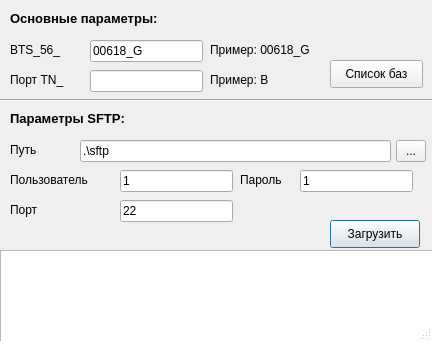
<?xml version="1.0" encoding="UTF-8"?>
<ui version="4.0">
 <class>Dialog</class>
 <widget class="QDialog" name="Dialog">
  <property name="windowModality">
   <enum>Qt::NonModal</enum>
  </property>
  <property name="enabled">
   <bool>true</bool>
  </property>
  <property name="geometry">
   <rect>
    <x>0</x>
    <y>0</y>
    <width>432</width>
    <height>341</height>
   </rect>
  </property>
  <property name="minimumSize">
   <size>
    <width>432</width>
    <height>341</height>
   </size>
  </property>
  <property name="maximumSize">
   <size>
    <width>432</width>
    <height>341</height>
   </size>
  </property>
  <property name="font">
   <font>
    <pointsize>1</pointsize>
    <stylestrategy>PreferDefault</stylestrategy>
   </font>
  </property>
  <property name="tabletTracking">
   <bool>false</bool>
  </property>
  <property name="windowTitle">
   <string>ERP</string>
  </property>
  <property name="whatsThis">
   <string>&lt;html&gt;&lt;head/&gt;&lt;body&gt;&lt;p&gt;Разработчик: Шалин Константин&lt;/p&gt;&lt;/body&gt;&lt;/html&gt;</string>
  </property>
  <property name="sizeGripEnabled">
   <bool>true</bool>
  </property>
  <property name="modal">
   <bool>false</bool>
  </property>
  <widget class="QPushButton" name="btnLoad">
   <property name="geometry">
    <rect>
     <x>330</x>
     <y>220</y>
     <width>90</width>
     <height>28</height>
    </rect>
   </property>
   <property name="font">
    <font>
     <pointsize>9</pointsize>
    </font>
   </property>
   <property name="text">
    <string>Загрузить</string>
   </property>
  </widget>
  <widget class="QPushButton" name="btnCheck">
   <property name="geometry">
    <rect>
     <x>330</x>
     <y>60</y>
     <width>93</width>
     <height>28</height>
    </rect>
   </property>
   <property name="font">
    <font>
     <pointsize>9</pointsize>
    </font>
   </property>
   <property name="text">
    <string>Список баз</string>
   </property>
  </widget>
  <widget class="QLabel" name="label">
   <property name="geometry">
    <rect>
     <x>10</x>
     <y>40</y>
     <width>81</width>
     <height>20</height>
    </rect>
   </property>
   <property name="font">
    <font>
     <pointsize>9</pointsize>
    </font>
   </property>
   <property name="text">
    <string>BTS_56_</string>
   </property>
  </widget>
  <widget class="QLineEdit" name="bts_number_input">
   <property name="geometry">
    <rect>
     <x>90</x>
     <y>40</y>
     <width>113</width>
     <height>22</height>
    </rect>
   </property>
   <property name="font">
    <font>
     <pointsize>9</pointsize>
    </font>
   </property>
   <property name="text">
    <string>00618_G</string>
   </property>
  </widget>
  <widget class="QLabel" name="label_2">
   <property name="geometry">
    <rect>
     <x>10</x>
     <y>70</y>
     <width>81</width>
     <height>20</height>
    </rect>
   </property>
   <property name="font">
    <font>
     <pointsize>9</pointsize>
    </font>
   </property>
   <property name="text">
    <string>Порт TN_</string>
   </property>
  </widget>
  <widget class="QLineEdit" name="tn_port_input">
   <property name="geometry">
    <rect>
     <x>90</x>
     <y>70</y>
     <width>113</width>
     <height>22</height>
    </rect>
   </property>
   <property name="font">
    <font>
     <pointsize>9</pointsize>
    </font>
   </property>
  </widget>
  <widget class="Line" name="line">
   <property name="geometry">
    <rect>
     <x>0</x>
     <y>90</y>
     <width>511</width>
     <height>20</height>
    </rect>
   </property>
   <property name="orientation">
    <enum>Qt::Horizontal</enum>
   </property>
  </widget>
  <widget class="QLabel" name="label_3">
   <property name="geometry">
    <rect>
     <x>10</x>
     <y>10</y>
     <width>221</width>
     <height>16</height>
    </rect>
   </property>
   <property name="font">
    <font>
     <pointsize>10</pointsize>
     <weight>75</weight>
     <bold>true</bold>
    </font>
   </property>
   <property name="text">
    <string>Основные параметры:</string>
   </property>
  </widget>
  <widget class="QLineEdit" name="sftp_path_input">
   <property name="geometry">
    <rect>
     <x>80</x>
     <y>140</y>
     <width>311</width>
     <height>22</height>
    </rect>
   </property>
   <property name="font">
    <font>
     <pointsize>9</pointsize>
    </font>
   </property>
   <property name="text">
    <string>.\sftp</string>
   </property>
   <property name="readOnly">
    <bool>true</bool>
   </property>
  </widget>
  <widget class="QLineEdit" name="lineEdit_4">
   <property name="geometry">
    <rect>
     <x>120</x>
     <y>170</y>
     <width>113</width>
     <height>22</height>
    </rect>
   </property>
   <property name="font">
    <font>
     <pointsize>9</pointsize>
    </font>
   </property>
   <property name="text">
    <string>1</string>
   </property>
  </widget>
  <widget class="QLabel" name="label_4">
   <property name="geometry">
    <rect>
     <x>10</x>
     <y>140</y>
     <width>55</width>
     <height>20</height>
    </rect>
   </property>
   <property name="font">
    <font>
     <pointsize>9</pointsize>
    </font>
   </property>
   <property name="text">
    <string>Путь</string>
   </property>
  </widget>
  <widget class="QLabel" name="label_5">
   <property name="geometry">
    <rect>
     <x>10</x>
     <y>110</y>
     <width>191</width>
     <height>16</height>
    </rect>
   </property>
   <property name="font">
    <font>
     <pointsize>10</pointsize>
     <weight>75</weight>
     <italic>false</italic>
     <bold>true</bold>
     <underline>false</underline>
     <strikeout>false</strikeout>
     <kerning>true</kerning>
    </font>
   </property>
   <property name="text">
    <string>Параметры SFTP:</string>
   </property>
  </widget>
  <widget class="QLabel" name="label_6">
   <property name="geometry">
    <rect>
     <x>10</x>
     <y>170</y>
     <width>151</width>
     <height>20</height>
    </rect>
   </property>
   <property name="font">
    <font>
     <pointsize>9</pointsize>
    </font>
   </property>
   <property name="text">
    <string>Пользователь</string>
   </property>
  </widget>
  <widget class="QLabel" name="label_7">
   <property name="geometry">
    <rect>
     <x>10</x>
     <y>200</y>
     <width>71</width>
     <height>20</height>
    </rect>
   </property>
   <property name="font">
    <font>
     <pointsize>9</pointsize>
    </font>
   </property>
   <property name="text">
    <string>Порт</string>
   </property>
  </widget>
  <widget class="QLineEdit" name="lineEdit_5">
   <property name="geometry">
    <rect>
     <x>120</x>
     <y>200</y>
     <width>113</width>
     <height>22</height>
    </rect>
   </property>
   <property name="font">
    <font>
     <pointsize>9</pointsize>
    </font>
   </property>
   <property name="text">
    <string>22</string>
   </property>
  </widget>
  <widget class="QLineEdit" name="lineEdit_6">
   <property name="geometry">
    <rect>
     <x>300</x>
     <y>170</y>
     <width>113</width>
     <height>22</height>
    </rect>
   </property>
   <property name="font">
    <font>
     <pointsize>9</pointsize>
    </font>
   </property>
   <property name="text">
    <string>1</string>
   </property>
  </widget>
  <widget class="QLabel" name="label_8">
   <property name="geometry">
    <rect>
     <x>240</x>
     <y>170</y>
     <width>71</width>
     <height>20</height>
    </rect>
   </property>
   <property name="font">
    <font>
     <pointsize>9</pointsize>
    </font>
   </property>
   <property name="text">
    <string>Пароль</string>
   </property>
  </widget>
  <widget class="QLabel" name="label_9">
   <property name="geometry">
    <rect>
     <x>210</x>
     <y>40</y>
     <width>171</width>
     <height>20</height>
    </rect>
   </property>
   <property name="font">
    <font>
     <pointsize>9</pointsize>
    </font>
   </property>
   <property name="text">
    <string>Пример: 00618_G</string>
   </property>
  </widget>
  <widget class="QToolButton" name="btnSftpPath">
   <property name="geometry">
    <rect>
     <x>396</x>
     <y>140</y>
     <width>30</width>
     <height>22</height>
    </rect>
   </property>
   <property name="font">
    <font>
     <pointsize>9</pointsize>
    </font>
   </property>
   <property name="text">
    <string>...</string>
   </property>
  </widget>
  <widget class="QPlainTextEdit" name="plainTextEdit">
   <property name="geometry">
    <rect>
     <x>0</x>
     <y>250</y>
     <width>441</width>
     <height>101</height>
    </rect>
   </property>
   <property name="font">
    <font>
     <pointsize>8</pointsize>
    </font>
   </property>
  </widget>
  <widget class="QLabel" name="label_10">
   <property name="geometry">
    <rect>
     <x>210</x>
     <y>70</y>
     <width>140</width>
     <height>20</height>
    </rect>
   </property>
   <property name="font">
    <font>
     <pointsize>9</pointsize>
    </font>
   </property>
   <property name="text">
    <string>Пример: B</string>
   </property>
  </widget>
 </widget>
 <resources/>
 <connections/>
</ui>
